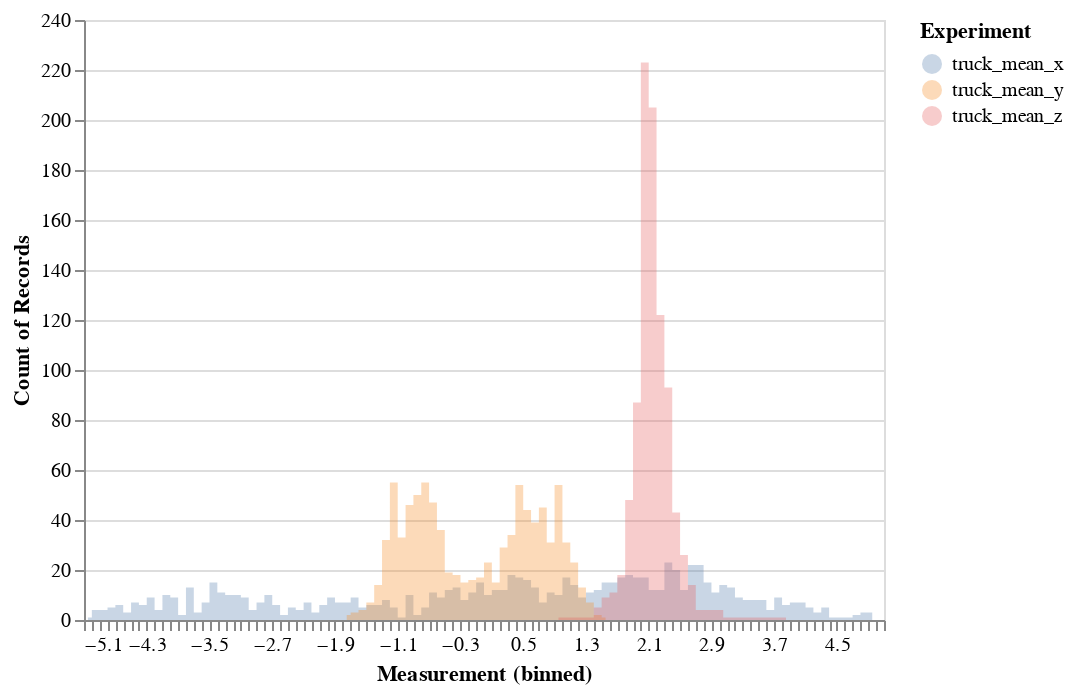

Notebook source saved alongside this figure:
### Code cell
s = pd.DataFrame(x[1])
source = pd.DataFrame({
    'truck_mean_x': np.array(s[0]),
    'truck_mean_y': np.array(s[1]),
    'truck_mean_z': np.array(s[2])
})
alt.Chart(source).transform_fold(
    ['truck_mean_x', 'truck_mean_y', 'truck_mean_z'],
    as_=['Experiment', 'Measurement']
).mark_area(
    opacity=0.3,
    interpolate='step'
).encode(
    alt.X('Measurement:Q', bin=alt.Bin(maxbins=100)),
    alt.Y('count()', stack=None),
    alt.Color('Experiment:N'))

### Figure 1 — Vega-Lite specification as saved in the notebook (floating-point values rounded to 4 significant figures; data arrays with more than 128 entries replaced by an {"elided": "..."} marker saying what was removed)
{"config": {"view": {"continuousWidth": 400, "continuousHeight": 300}}, "data": {"name": "data-1900c1a1f70f9e0669edd3a8dcbc6e75"}, "mark": {"type": "area", "interpolate": "step", "opacity": 0.3}, "encoding": {"color": {"type": "nominal", "field": "Experiment"}, "x": {"type": "quantitative", "bin": {"maxbins": 100}, "field": "Measurement"}, "y": {"type": "quantitative", "aggregate": "count", "stack": null}}, "transform": [{"fold": ["truck_mean_x", "truck_mean_y", "truck_mean_z"], "as": ["Experiment", "Measurement"]}], "$schema": "https://vega.github.io/schema/vega-lite/v4.0.2.json", "datasets": {"data-1900c1a1f70f9e0669edd3a8dcbc6e75": {"elided": "914 records"}}}
